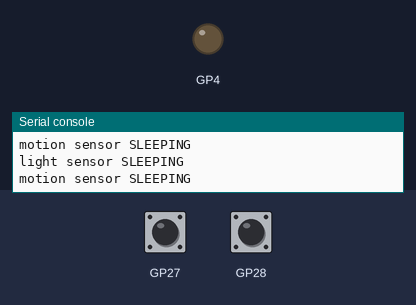
The program below on a simulated Raspberry Pi Pico running MicroPython. Parts: output pins drawn as LEDs (lit = HIGH), the last lines printed to the serial console. The test bench sets the inputs (shaded band); at power-on: GP27 LOW, GP28 LOW.

Above: at 1.2 s.
1.3 s: GP27 pulled HIGH for 1 s
3.8 s: GP28 pulled HIGH for 0.6 s
5.9 s: GP27 driven HIGH and GP28 driven HIGH
At 7.2 s:
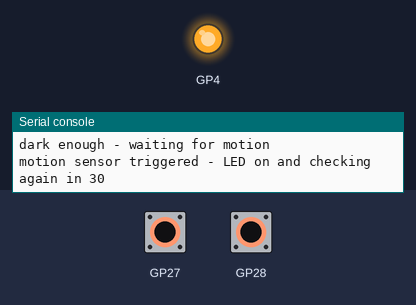
Timing chart, 0 to 8.9 s (numbered marks = the images above; inputs shaded):
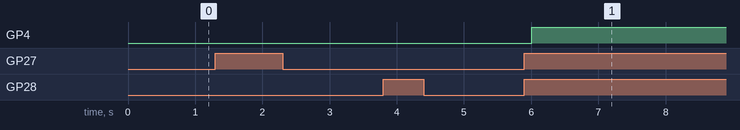

The program:

sensor_night_light.py
```python
from machine import Pin
import machine
from time import sleep

class Sensor:
    def __init__(self, pin, pull_down=True):
        self._sensor = Pin(pin, Pin.IN, Pin.PULL_DOWN if pull_down else Pin.PULL_UP)

    def isTriggered(self):
        return self._sensor.value() == 1

    def isNotTriggered(self):
        return not self.isTriggered()


class Led:
    def __init__(self, pin, init_state_off=True, blink_delay=0.5):
        self._led = Pin(pin, Pin.OUT)
        self._blink_delay = blink_delay
        self._led.off() if init_state_off else self._led.on()

    def on(self):
        if self.isOff():
            self._led.high()

    def off(self):
        if self.isOn():
            self._led.low()

    def isOn(self):
        return self._led.value() == 1

    def isOff(self):
        return not self.isOn()

    def toggle(self):
        self._led.off() if self.isOn() else self.on()

    def blink(self):
        self.on()
        self._blink_delay()
        self.off()

    def smart_blink(self):
        self.toggle()
        self._blink_delay()
        self.toggle()

    def _blinkDelay(self):
        sleep(self._blink_delay)


class SensorNightLight:

    def __init__(self, led_pin=4, light_pin=27, motion_pin=28, trigger_interval=1, trigger_duration=30):
        self.led = Led(led_pin)
        self.light = Sensor(light_pin)
        self.motion = Sensor(motion_pin)
        self.trigger_interval = trigger_interval
        self.trigger_duration = trigger_duration
        self._loop()

    def _loop(self):
        while True:
            print("light sensor TRIGGERED") if self.light.isTriggered() else print("light sensor SLEEPING")
            print("motion sensor TRIGGERED") if self.motion.isTriggered() else print("motion sensor SLEEPING")
            if self.light.isTriggered():
                print("dark enough - waiting for motion")
                while self.motion.isTriggered():
                    print(f"motion sensor triggered - LED on and checking again in {self.trigger_duration}")
                    self.led.on()
                    sleep(self.trigger_duration)
            self.led.off()
            sleep(self.trigger_interval)


if __name__ == "__main__":
    SensorNightLight()
```

Measured:
- after the input at 5.9 s, GP4: LOW → HIGH after 0.11 s
